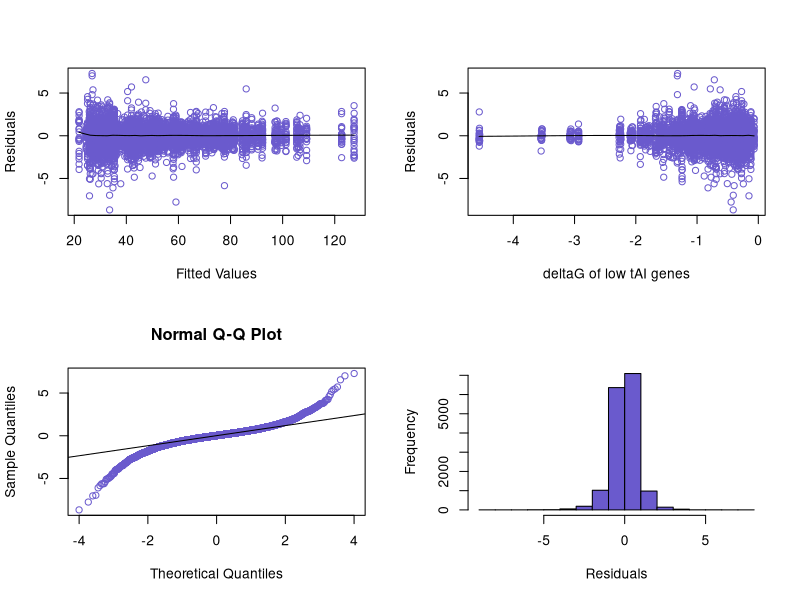
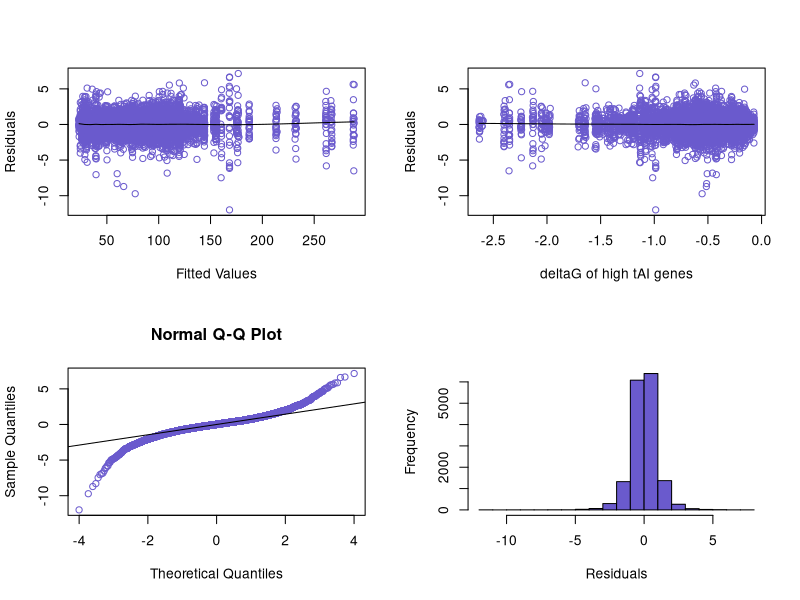

Source code (R) for these figures, in order:
## ---- chunk 1
knitr::opts_chunk$set(echo = TRUE)
## ---- chunk 2
library(car)
library(lme4)
library(reshape2)
## ---- chunk 3
response <- read.csv('n_PPR_723_d_lowtAI.csv')
dataset <- melt(response, id.vars = "gene", variable.name = "strain", value.name = "PPR")
dataset$sqrtPPR <- sqrt(dataset$PPR)
## ---- chunk 4
explanatory0 <- read.csv('ensemble_fe_723_30C_lowtAI.csv')
explanatory0 <- melt(explanatory0, id.vars = "gene", variable.name = "strain", value.name = "deltaG_low_tAI")
dataset$deltaG_low_tAI <- explanatory0$deltaG_low_tAI/1000
## ---- chunk 5
explanatory1 <- read.csv('PA_medians_723_lowtAI.csv')
explanatory1 <- melt(explanatory1, id.vars = "gene", variable.name = "strain", value.name = "medianPA")
dataset$medianPA = explanatory1$medianPA/10000
head(dataset)
## ---- chunk 6
lmm0 <- lmer(sqrtPPR ~ deltaG_low_tAI + (1|medianPA), data=dataset, REML = FALSE, control = lmerControl(optimizer="Nelder_Mead", optCtrl=list(maxfun=1e5)))
summary(lmm0)
## ---- chunk 7
lmm1 <- lmer(sqrtPPR ~  (1|medianPA), data=dataset, REML = FALSE, control = lmerControl(optimizer="Nelder_Mead", optCtrl=list(maxfun=1e5)))
anova(lmm0, lmm1)
## ---- chunk 8
confint(lmm0, parm="deltaG_low_tAI", level=0.95)
## ---- chunk 9
par(mfrow=c(2,2))
res = residuals(lmm0)

scatter.smooth(fitted(lmm0), res, col='slateblue', span=0.1, xlab='Fitted Values', ylab='Residuals')
scatter.smooth(dataset$deltaG_low_tAI, res, col='slateblue', span=0.1, xlab='deltaG of low tAI genes', ylab='Residuals')
qqnorm(res, col='slateblue')
qqline(res)
hist(res, main='', xlab='Residuals', ylab='Frequency', col='slateblue')
rm(list = ls(all.names = TRUE))
## ---- chunk 10
response <- read.csv('n_PPR_724_d_hightAI.csv')
dataset <- melt(response, id.vars = "gene", variable.name = "strain", value.name = "PPR")
dataset$sqrtPPR <- sqrt(dataset$PPR)
## ---- chunk 11
explanatory0 <- read.csv('ensemble_fe_724_30C_hightAI.csv')
explanatory0 <- melt(explanatory0, id.vars = "gene", variable.name = "strain", value.name = "deltaG_high_tAI")
dataset$deltaG_high_tAI <- explanatory0$deltaG_high_tAI/1000
## ---- chunk 12
explanatory1 <- read.csv('PA_medians_724_hightAI.csv')
explanatory1 <- melt(explanatory1, id.vars = "gene", variable.name = "strain", value.name = "medianPA")
dataset$medianPA = explanatory1$medianPA/10000
head(dataset)
## ---- chunk 13
lmm0 <- lmer(sqrtPPR ~ deltaG_high_tAI + (1+deltaG_high_tAI|medianPA), data=dataset, REML = FALSE, control = lmerControl(optimizer="Nelder_Mead", optCtrl=list(maxfun=1e5)))
summary(lmm0)
## ---- chunk 14
lmm1 <- lmer(sqrtPPR ~ (1+deltaG_high_tAI|medianPA), data=dataset, REML = FALSE, control = lmerControl(optimizer="Nelder_Mead", optCtrl=list(maxfun=1e5)))
anova(lmm0, lmm1)
## ---- chunk 15
confint(lmm0, parm="deltaG_high_tAI", level=0.95)
## ---- chunk 16
par(mfrow=c(2,2))
res = residuals(lmm0)

scatter.smooth(fitted(lmm0), res, col='slateblue', span=0.1, xlab='Fitted Values', ylab='Residuals')
scatter.smooth(dataset$deltaG_high_tAI, res, col='slateblue', span=0.1, xlab='deltaG of high tAI genes', ylab='Residuals')
qqnorm(res, col='slateblue')
qqline(res)
hist(res, main='', xlab='Residuals', ylab='Frequency', col='slateblue')
rm(list = ls(all.names = TRUE))
